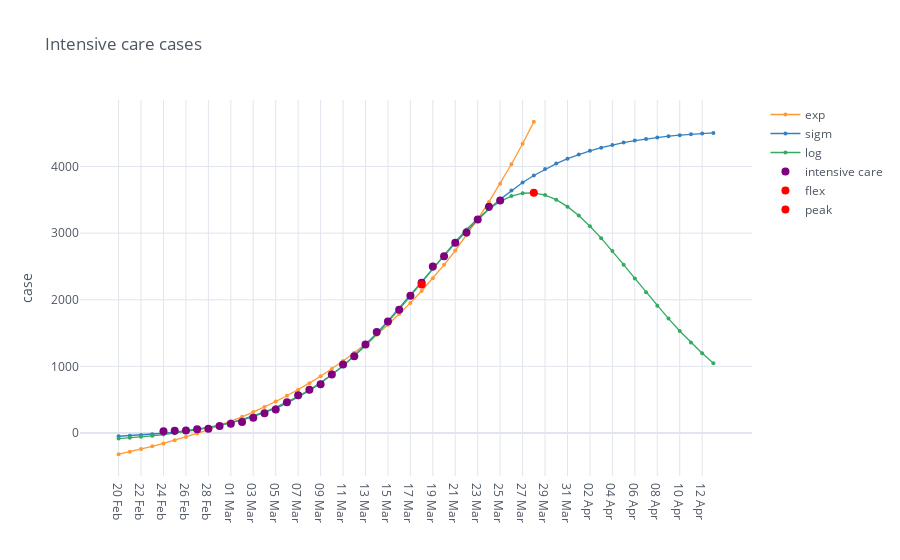

Notebook source saved alongside this figure:
### Markdown cell above
## Fitting intensive care data with exponential and logistic models

The exponential model is:

$$y = e^{k(x-x_0)} + y_0$$

where $k, x_0, y_0$ are the parameters to estimate.

For the logistic model:

$$y = \frac{c}{1+e^{-k(x-x_0)}} + y_0$$

where $c, k, x_0, y_0$ are the parameters to estimate.

### Code cell
fig = mpl.iplot_analysis_plot(df.drop(columns=['day']), title='Intensive care cases')
fig.show()

### Figure 1 — Plotly figure (JSON) as saved in the notebook; plotly's stock layout.template omitted (floating-point values rounded to 4 significant figures)
{"data": [{"line": {"color": "rgba(255, 153, 51, 1.0)", "dash": "solid", "shape": "linear", "width": 1.3}, "marker": {"size": 4, "symbol": "circle"}, "mode": "lines+markers", "name": "exp", "text": "", "type": "scatter", "x": ["20 Feb", "21 Feb", "22 Feb", "23 Feb", "24 Feb", "25 Feb", "26 Feb", "27 Feb", "28 Feb", "29 Feb", "01 Mar", "02 Mar", "03 Mar", "04 Mar", "05 Mar", "06 Mar", "07 Mar", "08 Mar", "09 Mar", "10 Mar", "11 Mar", "12 Mar", "13 Mar", "14 Mar", "15 Mar", "16 Mar", "17 Mar", "18 Mar", "19 Mar", "20 Mar", "21 Mar", "22 Mar", "23 Mar", "24 Mar", "25 Mar", "26 Mar", "27 Mar", "28 Mar", "29 Mar", "30 Mar", "31 Mar", "01 Apr", "02 Apr", "03 Apr", "04 Apr", "05 Apr", "06 Apr", "07 Apr", "08 Apr", "09 Apr", "10 Apr", "11 Apr", "12 Apr", "13 Apr"], "y": [-318.3, -281.3, -242.0, -200.3, -156.0, -108.9, -58.84, -5.649, 50.87, 110.9, 174.7, 242.5, 314.6, 391.1, 472.5, 558.9, 650.8, 748.4, 852.1, 962.3, 1079.0, 1204.0, 1336.0, 1477.0, 1626.0, 1784.0, 1953.0, 2132.0, 2322.0, 2525.0, 2740.0, 2968.0, 3211.0, 3468.0, 3742.0, 4033.0, 4343.0, 4672.0, "", "", "", "", "", "", "", "", "", "", "", "", "", "", "", ""]}, {"line": {"color": "rgba(55, 128, 191, 1.0)", "dash": "solid", "shape": "linear", "width": 1.3}, "marker": {"size": 4, "symbol": "circle"}, "mode": "lines+markers", "name": "sigm", "text": "", "type": "scatter", "x": ["20 Feb", "21 Feb", "22 Feb", "23 Feb", "24 Feb", "25 Feb", "26 Feb", "27 Feb", "28 Feb", "29 Feb", "01 Mar", "02 Mar", "03 Mar", "04 Mar", "05 Mar", "06 Mar", "07 Mar", "08 Mar", "09 Mar", "10 Mar", "11 Mar", "12 Mar", "13 Mar", "14 Mar", "15 Mar", "16 Mar", "17 Mar", "18 Mar", "19 Mar", "20 Mar", "21 Mar", "22 Mar", "23 Mar", "24 Mar", "25 Mar", "26 Mar", "27 Mar", "28 Mar", "29 Mar", "30 Mar", "31 Mar", "01 Apr", "02 Apr", "03 Apr", "04 Apr", "05 Apr", "06 Apr", "07 Apr", "08 Apr", "09 Apr", "10 Apr", "11 Apr", "12 Apr", "13 Apr"], "y": [-48.62, -40.03, -29.87, -17.88, -3.72, 12.97, 32.63, 55.74, 82.88, 114.7, 151.8, 195.1, 245.4, 303.6, 370.7, 447.7, 535.4, 634.8, 746.7, 871.4, 1009.0, 1160.0, 1323.0, 1498.0, 1682.0, 1873.0, 2070.0, 2269.0, 2468.0, 2663.0, 2852.0, 3032.0, 3203.0, 3361.0, 3507.0, 3640.0, 3759.0, 3866.0, 3961.0, 4045.0, 4118.0, 4181.0, 4236.0, 4284.0, 4325.0, 4360.0, 4389.0, 4415.0, 4437.0, 4455.0, 4471.0, 4484.0, 4495.0, 4505.0]}, {"line": {"color": "rgba(50, 171, 96, 1.0)", "dash": "solid", "shape": "linear", "width": 1.3}, "marker": {"size": 4, "symbol": "circle"}, "mode": "lines+markers", "name": "log", "text": "", "type": "scatter", "x": ["20 Feb", "21 Feb", "22 Feb", "23 Feb", "24 Feb", "25 Feb", "26 Feb", "27 Feb", "28 Feb", "29 Feb", "01 Mar", "02 Mar", "03 Mar", "04 Mar", "05 Mar", "06 Mar", "07 Mar", "08 Mar", "09 Mar", "10 Mar", "11 Mar", "12 Mar", "13 Mar", "14 Mar", "15 Mar", "16 Mar", "17 Mar", "18 Mar", "19 Mar", "20 Mar", "21 Mar", "22 Mar", "23 Mar", "24 Mar", "25 Mar", "26 Mar", "27 Mar", "28 Mar", "29 Mar", "30 Mar", "31 Mar", "01 Apr", "02 Apr", "03 Apr", "04 Apr", "05 Apr", "06 Apr", "07 Apr", "08 Apr", "09 Apr", "10 Apr", "11 Apr", "12 Apr", "13 Apr"], "y": [-83.64, -71.61, -57.78, -41.89, -23.64, -2.695, 21.32, 48.82, 80.29, 116.2, 157.3, 204.0, 257.2, 317.5, 385.8, 462.8, 549.4, 646.5, 754.7, 874.9, 1007.0, 1153.0, 1311.0, 1481.0, 1664.0, 1856.0, 2056.0, 2262.0, 2469.0, 2674.0, 2871.0, 3055.0, 3221.0, 3363.0, 3476.0, 3556.0, 3599.0, 3605.0, 3572.0, 3502.0, 3398.0, 3264.0, 3104.0, 2924.0, 2730.0, 2527.0, 2320.0, 2114.0, 1912.0, 1717.0, 1532.0, 1358.0, 1196.0, 1047.0]}, {"line": {"color": "rgba(128, 0, 128, 1.0)", "dash": "solid", "shape": "linear", "width": 1.3}, "marker": {"size": 8, "symbol": "circle"}, "mode": "markers", "name": "intensive care", "text": "", "type": "scatter", "x": ["20 Feb", "21 Feb", "22 Feb", "23 Feb", "24 Feb", "25 Feb", "26 Feb", "27 Feb", "28 Feb", "29 Feb", "01 Mar", "02 Mar", "03 Mar", "04 Mar", "05 Mar", "06 Mar", "07 Mar", "08 Mar", "09 Mar", "10 Mar", "11 Mar", "12 Mar", "13 Mar", "14 Mar", "15 Mar", "16 Mar", "17 Mar", "18 Mar", "19 Mar", "20 Mar", "21 Mar", "22 Mar", "23 Mar", "24 Mar", "25 Mar", "26 Mar", "27 Mar", "28 Mar", "29 Mar", "30 Mar", "31 Mar", "01 Apr", "02 Apr", "03 Apr", "04 Apr", "05 Apr", "06 Apr", "07 Apr", "08 Apr", "09 Apr", "10 Apr", "11 Apr", "12 Apr", "13 Apr"], "y": ["", "", "", "", 27.0, 35.0, 36.0, 56.0, 64.0, 105.0, 140.0, 166.0, 229.0, 295.0, 351.0, 462.0, 567.0, 650.0, 733.0, 877.0, 1028.0, 1153.0, 1328.0, 1518.0, 1672.0, 1851.0, 2060.0, 2257.0, 2498.0, 2655.0, 2857.0, 3009.0, 3204.0, 3396.0, 3489.0, "", "", "", "", "", "", "", "", "", "", "", "", "", "", "", "", "", "", ""]}, {"marker": {"color": "rgba(255, 0, 0, 125)", "size": 8}, "mode": "markers", "name": "flex", "type": "scatter", "x": ["18 Mar"], "y": [2231.0]}, {"marker": {"color": "rgba(255, 0, 0, 125)", "size": 8}, "mode": "markers", "name": "peak", "type": "scatter", "x": ["28 Mar"], "y": [3607.0]}], "layout": {"legend": {"bgcolor": "#FFFFFF", "font": {"color": "#4D5663"}}, "paper_bgcolor": "#FFFFFF", "plot_bgcolor": "#FFFFFF", "title": {"font": {"color": "#4D5663"}, "text": "Intensive care cases"}, "xaxis": {"gridcolor": "#E1E5ED", "showgrid": true, "tickfont": {"color": "#4D5663"}, "title": {"font": {"color": "#4D5663"}, "text": ""}, "zerolinecolor": "#E1E5ED"}, "yaxis": {"gridcolor": "#E1E5ED", "showgrid": true, "tickfont": {"color": "#4D5663"}, "title": {"font": {"color": "#4D5663"}, "text": "case"}, "zerolinecolor": "#E1E5ED"}}}
